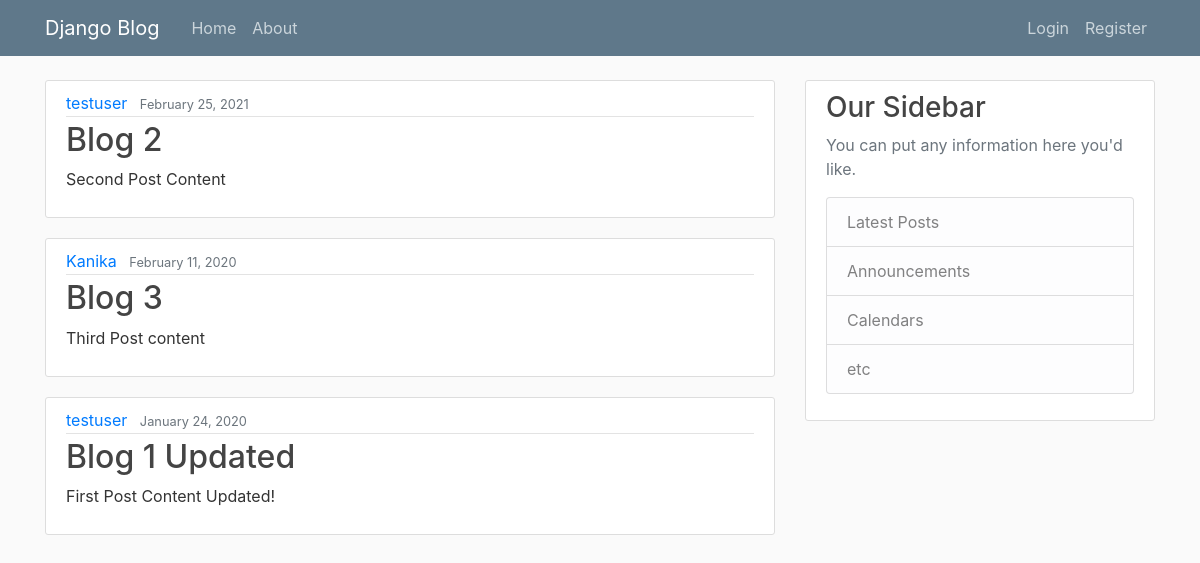
Before: / with the older database file.
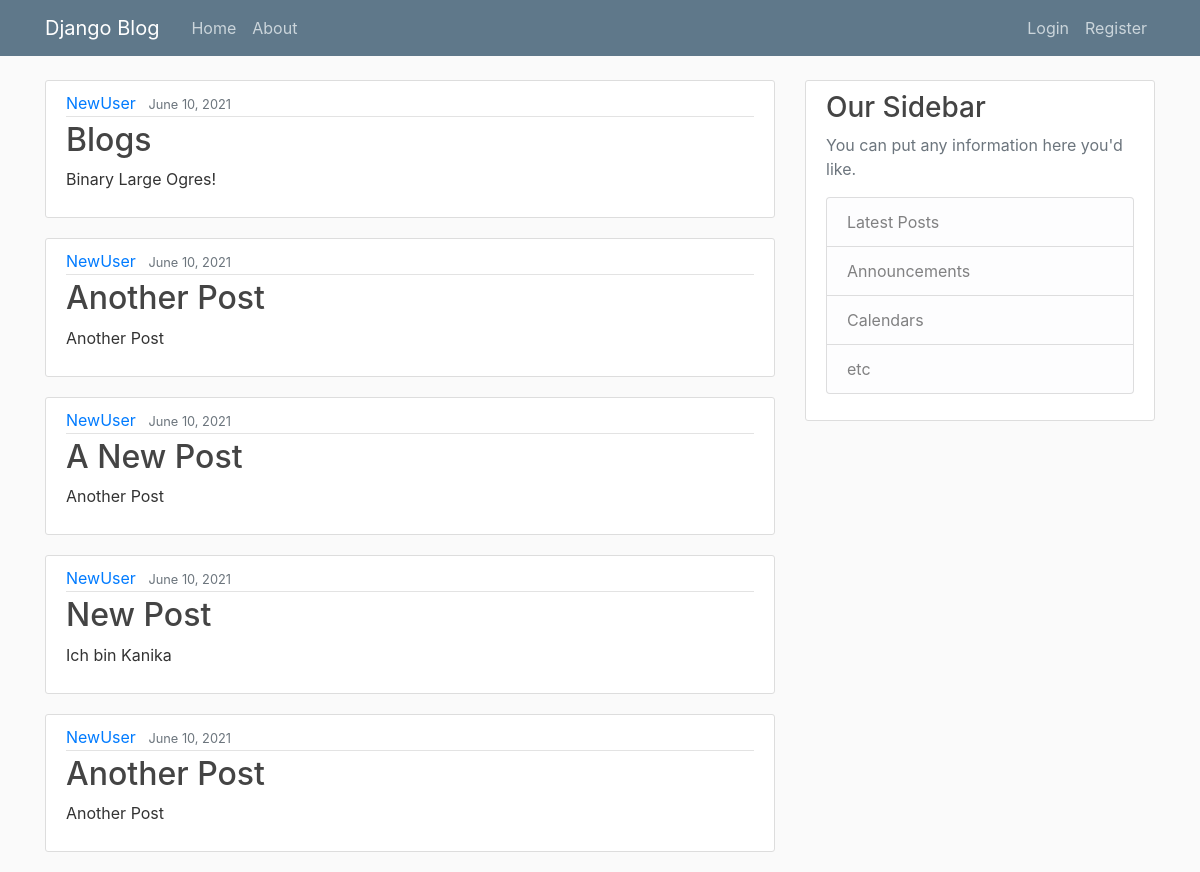
After: the same page with the newer database file.
### blog/models.py (models this page shows, shortened)
class Post(models.Model):
    title = models.CharField(max_length=100)
    content = models.TextField()
    date_posted = models.DateTimeField(default=timezone.now)
    author = models.ForeignKey(User, on_delete=models.CASCADE)

### blog/views.py (the view)
# urls.py: path('', PostListView.as_view(), name='blog-home'),
class PostListView(ListView):
    model = Post
    template_name = 'blog/home.html'
    context_object_name = 'posts'
    ordering = ['-date_posted']
    paginate_by = 5

### blog/templates/blog/home.html
{% extends "blog/base.html"%}
{% block content%}
    {% for post in posts%}
    <article class="media content-section">
        <div class="media-body">
            <div class="article-metadata">
            <a class="mr-2" href="#">{{ post.author }}</a>
            <small class="text-muted">{{ post.date_posted|date:"F d, Y" }}</small>
            </div>
            <h2><a class="article-title" href="#">{{ post.title }}</a></h2>
            <p class="article-content">{{ post.content }}</p>
        </div>
    </article>
    {% endfor %}
{% endblock %}

Changed rows visible on the page:
removed Post: author "testuser", date_posted "February 25, 2021", title "Blog 2", content "Second Post Content"
removed Post: author "Kanika", date_posted "February 11, 2020", title "Blog 3", content "Third Post content"
removed Post: author "testuser", date_posted "January 24, 2020", title "Blog 1 Updated", content "First Post Content Updated!"
added Post: author "NewUser", date_posted "June 10, 2021", title "Blogs", content "Binary Large Ogres!"
added Post: author "NewUser", date_posted "June 10, 2021", title "Another Post", content "Another Post"
added Post: author "NewUser", date_posted "June 10, 2021", title "A New Post", content "Another Post"
added Post: author "NewUser", date_posted "June 10, 2021", title "New Post", content "Ich bin Kanika"
added Post: author "NewUser", date_posted "June 10, 2021", title "Another Post", content "Another Post"
